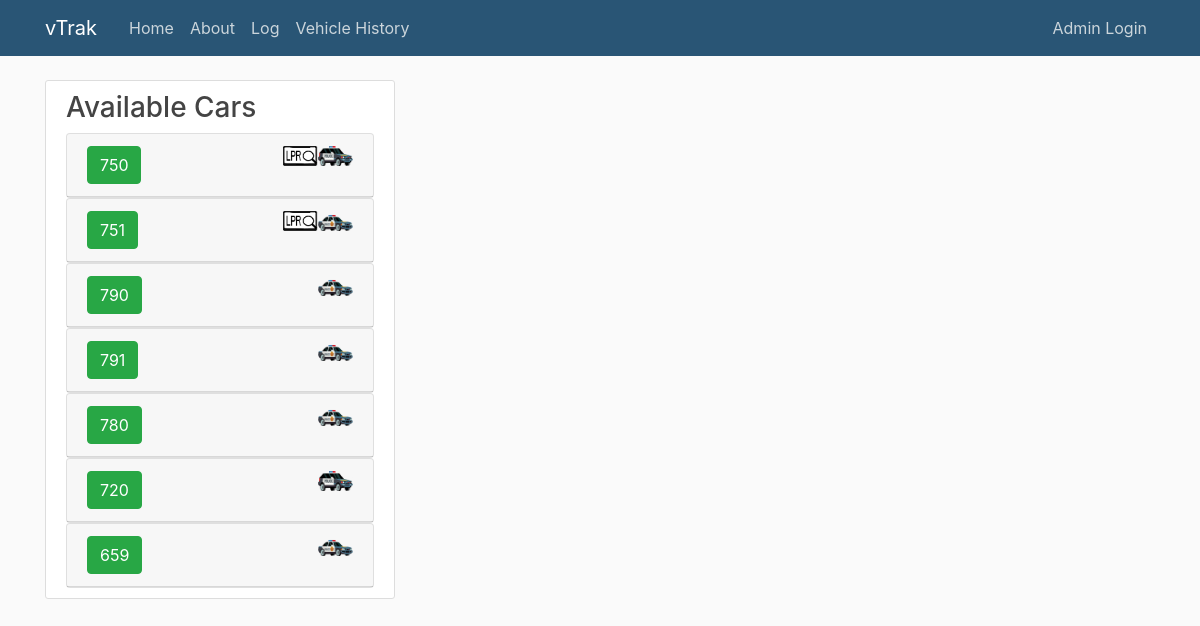
Before: / with the older database file.
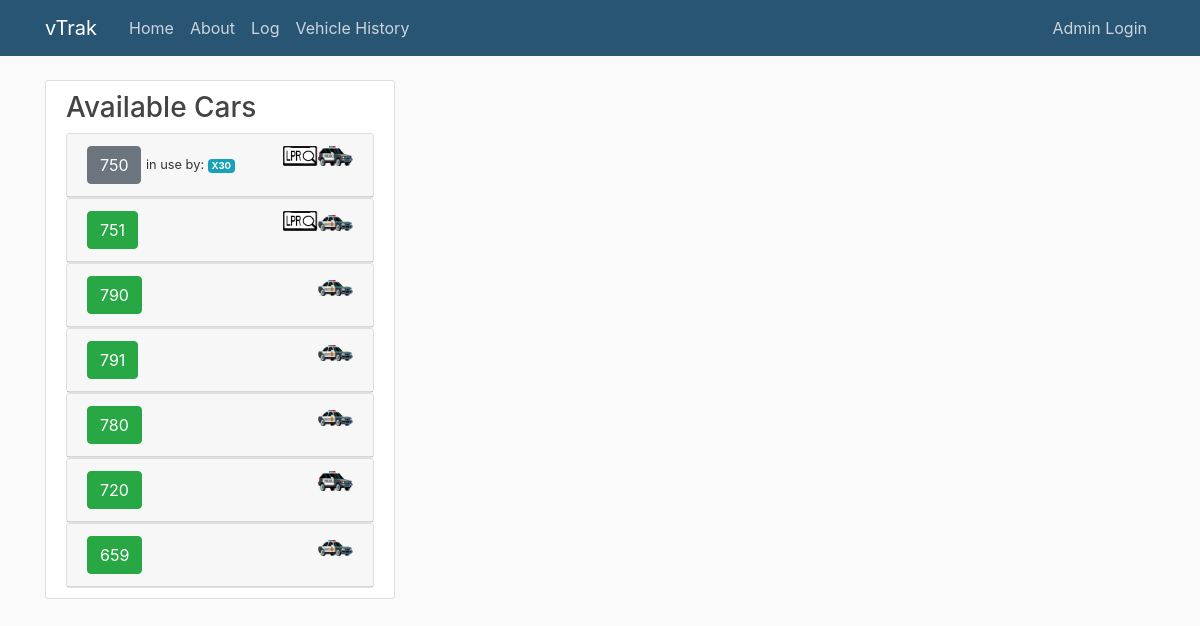
After: the same page with the newer database file.
### vTrak/models.py (models this page shows, shortened)
class Vehicletable(models.Model):
    vehnum = models.CharField(max_length=3)
    vehtype = models.ForeignKey('Typetable', on_delete=models.PROTECT)
    is_lpr = models.BooleanField(default='False')
    isforpatrol = models.BooleanField(default='False')
    status = models.ForeignKey('Statustable', on_delete=models.PROTECT)
    is_active = models.BooleanField(default='False')
    datetaken = models.DateTimeField(default=timezone.now)
    callsigninuse = models.CharField(max_length=7,default=False)

### vTrak/views.py (the view)
# urls.py: 2. Add a URL to urlpatterns:  path('', views.home, name='home')
def home(request):
    if request.method == "POST":
        setAssigned = ActivityForm(request.POST)
        setClear = ClearCar(request.POST)
        if setAssigned.is_valid():
            assignedcar = setAssigned.cleaned_data['vehnum']
            print("Console Log: Vehicle " + assignedcar + " is being checked out.")
            Vehicletable.objects.filter(vehnum=assignedcar).update(status_id='3', callsigninuse=setAssigned.cleaned_data['callsign'])
            Activitytable.objects.create(**setAssigned.cleaned_data)
            setAssigned = ActivityForm()
        if setClear.is_valid():
            if setClear.backtoclear.check_test:
                Vehicletable.objects.filter(vehnum=setClear.cleaned_data['clearedvehnum']).update(status_id='1')
                print("Vehicle " + setClear.cleaned_data['clearedvehnum'] + " is back in service")
                setClear = ClearCar()
    else:
        setAssigned = ActivityForm(request.POST)
        setClear = ClearCar(request.POST)
    content = {
        'setAssigned': setAssigned,
        'setClear': setClear,
        'Squadinfo': Squadtable.objects.all(),
        'Vehicleinfo': Vehicletable.objects.all(),
    }
    return render(request, 'vTrak/home.html', content)

### vTrak/templates/vTrak/home.html (shortened to what this page needs)
{% extends "vTrak/base.html" %}
{% load static %}
{% block content %}
    <div class="row">
        <div class="col-md-4">
            <div class="content-section">
                <h3>Available Cars</h3>
                <ul class="list-group">
                    {% for veh in Vehicleinfo %}
                        {% if veh.is_active and veh.isforpatrol %}
                            <div id="accordion" role="tablist">
                                <div class="card">
                                    <div class="card-header" role="tab" id="headingOne">
                                        {% if veh.status_id == 2 %}
                                            <button class="btn btn-danger" data-toggle="collapse" href="#collapseInfo{{ veh.id }}" aria-expanded="true"
                                                    aria-controls="collapse{{ veh.id }}">
                                                {{ veh.vehnum }}
                                            </button>
                                        {% elif veh.status_id == 3 %}
                                            <button class="btn btn-secondary" data-toggle="collapse" href="#collapseInfo{{ veh.id }}" aria-expanded="true"
                                                    aria-controls="collapse{{ veh.id }}">
                                                {{ veh.vehnum }}
                                            </button>
                                            <small>in use by: <span class="badge badge-info">{{ veh.callsigninuse.upper }} </span> </small>
                                        {% elif veh.status_id == 1 %}
                                            <button class="btn btn-success" data-toggle="modal" href="#Modal{{ veh.id }}" aria-expanded="true"
                                                    aria-controls="collapse{{ veh.id }}">
                                                {{ veh.vehnum }}
                                            </button>
                                        {% endif %}
                                        {% if veh.vehtype_id == 1 %}
                                            <img src="{% static 'vTrak/media/Vehicle-SUV.png' %}" align="right" alt="SUV" width="35" height="20">
                                        {% elif veh.vehtype_id == 2 %}
                                            <img src="{% static 'vTrak/media/VehicleCrownVic.png' %}" align="right" alt="Crown Vic" width="35" height="20">
                                        {% endif %}
                                        {% if veh.is_lpr %}
                                            <img src="{% static 'vTrak/media/LPR.png' %}" align="right" alt="LPR" width="35" height="20">
                                        {% endif %}
                                    </div>
                                </div>
                            </div>
                        {% endif %}
                    {% endfor %}
                </ul>
            </div>
        </div>
    </div>
{% endblock content %}

### vTrak/templates/vTrak/base.html (shortened to what this page needs)
{% load static %}
<!DOCTYPE html>
<html lang="en" dir="ltr">
  <head>
    <link rel="stylesheet" href="https://maxcdn.bootstrapcdn.com/bootstrap/4.0.0/css/bootstrap.min.css">
    <link rel="stylesheet" type="text/css" href="{% static 'vTrak/main.css' %}">
  </head>
  <body>
    <header class="site-header">
  <nav class="navbar navbar-expand-md navbar-dark bg-steel fixed-top">
    <div class="container">
      <a class="navbar-brand mr-4" href="{% url 'vTrak-home' %}">vTrak</a>
      <div class="collapse navbar-collapse" id="navbarToggle">
        <div class="navbar-nav mr-auto">
          <a class="nav-item nav-link" href={% url 'vTrak-home' %}>Home</a>
          <a class="nav-item nav-link" href={% url 'vTrak-about' %}>About</a>
          <a class="nav-item nav-link" href={% url 'vTrak-log' %}>Log</a>
            <a class="nav-item nav-link" href={% url 'vTrak-history' %}>Vehicle History</a>
        </div>
        <div class="navbar-nav">
          <a class="nav-item nav-link" href="#">Admin Login</a>
        </div>
      </div>
    </div>
  </nav>
</header>
<main role="main" class="container">
    {% block content %}{% endblock %}
</main>
  </body>
</html>

### vTrak/static/vTrak/main.css (style rules this page uses)
body { background: #fafafa; color: #333333; margin-top: 5rem; }
h1, h2, h3, h4, h5, h6 { color: #444444; }
ul { margin: 0; }
.bg-steel { background-color: #295575; }
.site-header .navbar-nav .nav-link { color: #cbd5db; }
.content-section { background: #ffffff; padding: 10px 20px; border: 1px solid #dddddd; border-radius: 3px; margin-bottom: 20px; }

Changed rows visible on the page:
changed Vehicletable (number 1 of 7 on the later page): status_id 1 → 3 (drawn); callsigninuse (not shown) → "X30"
